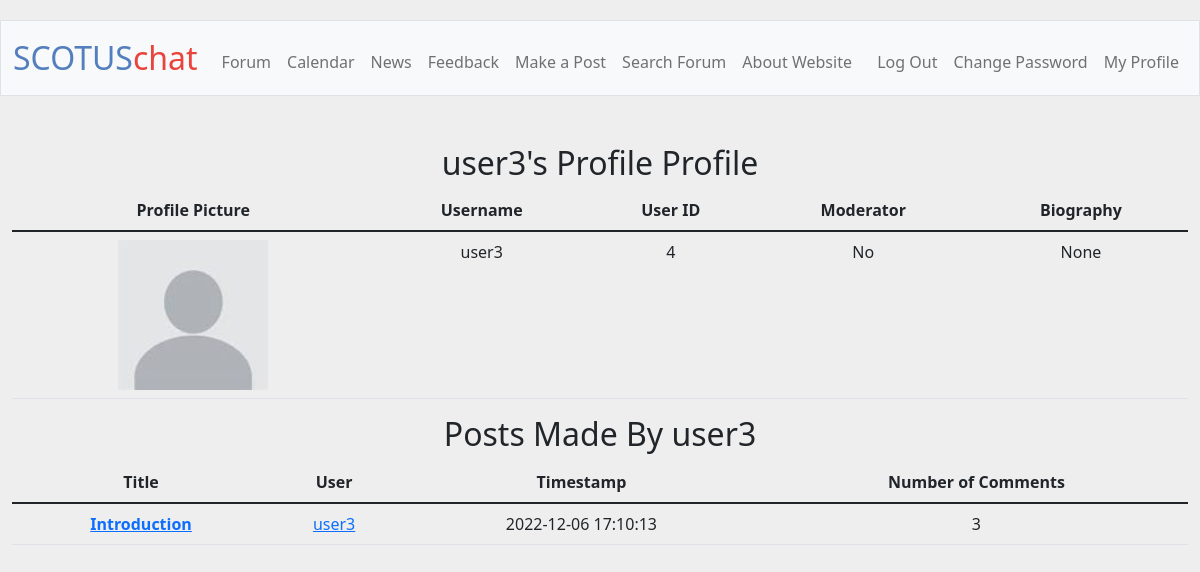
/profile/4 (signed in), run on the app's committed database.
### tables this page shows
CREATE TABLE 'users' ('username' TEXT NOT NULL,'hash' TEXT NOT NULL, 'moderator' BOOLEAN NOT NULL, 'bio' TEXT, 'id' INTEGER PRIMARY KEY NOT NULL , 'pfp' TEXT DEFAULT "static/images/default.jpeg");

CREATE TABLE 'posts' ('user_id' INTEGER NOT NULL, 'title' TEXT NOT NULL, 'message' TEXT NOT NULL, 'timestamp' DATETIME NOT NULL, 'post_id' INTEGER PRIMARY KEY NOT NULL, 'image' TEXT, FOREIGN KEY (user_id) REFERENCES users(id));

### app.py (the view, shortened to what this page needs)
@app.route("/profile/<id>", methods=["GET", "POST"])
@login_required
def profile(id):
    flag = False
    if str(id) == str(session["user_id"]):
        flag = True
    if request.method == "GET":
        user_info = db.execute("SELECT * from users WHERE id = ?", id)
        username = user_info[0]["username"]
        id = user_info[0]["id"]
        moderator = user_info[0]["moderator"]
        bio = user_info[0]["bio"]
        pfp = user_info[0]["pfp"]
        user_posts = []
        posts = db.execute("SELECT * FROM posts WHERE user_id = ?", id)
        for post in posts:
            temp = {}
            temp["title"] = post["title"]
            temp["message"] = post["message"]
            temp["username"] = db.execute("SELECT username FROM users WHERE id = ?", post["user_id"])[0]["username"]
            temp["timestamp"] = post["timestamp"]
            temp["post_id"] = post["post_id"]
            temp["user_id"] = post["user_id"]
            temp["count_comments"] = db.execute("SELECT COUNT(comment_id) FROM comments WHERE post_id = ?", post["post_id"])[0]["COUNT(comment_id)"]
            user_posts.append(temp)
        return render_template("profile.html", username=username, moderator=moderator, bio=bio, id=id, pfp=pfp, user_posts=user_posts, flag=flag)

### app.py (called while the page is built)
@app.after_request
def after_request(response):
    response.headers["Cache-Control"] = "no-cache, no-store, must-revalidate"
    response.headers["Expires"] = 0
    response.headers["Pragma"] = "no-cache"
    return response

### helpers.py (called while the page is built)
def login_required(f):
    @wraps(f)
    def decorated_function(*args, **kwargs):
        if session.get("user_id") is None:
            return redirect("/login")
        return f(*args, **kwargs)
    return decorated_function

### templates/profile.html (shortened to what this page needs)
{% extends "layout.html" %}
{% block main %}
<h2>{% if flag == True %}
    Your Profile
    {% else %}
   {{ username }}'s Profile
    {% endif %} Profile</h2>
<table class="table">
    <thead>
        <tr>
            <th>Profile Picture</th>
            <th>Username</th>
            <th>User ID</th>
            <th>Moderator</th>
            <th>Biography</th>
        </tr>
    </thead>
    <tbody>
        <tr>
            <td><img src="../{{ pfp }}" alt="{{ username }}'s profile picture" width="150" height="150"></td>
            <td>{{ username }}</b></a></td>
            <td>{{ id }}</td>
            {% if moderator == True %}
            <td>Yes</td>
            {% else %}
            <td>No</td>
            {% endif %}
            <td>{{ bio }}</td>
        </tr>
    </tbody>
</table>
<h2>{% if flag == True %}
    Posts Made By You
    {% else %}
    Posts Made By {{ username }}
    {% endif %}</h2>
<table class="table">
    <thead>
        <tr>
            <th>Title</th>
            <th>User</th>
            <th>Timestamp</th>
            <th>Number of Comments</th>
        </tr>
    </thead>
    <tbody>
        {% for post in user_posts %}
        <tr>
            <td><a href="/view/{{ post.post_id }}"><b>{{ post.title }}</b></a></td>
            <td><a href="/profile/{{ post.user_id }}">{{ post.username }}</a></td>
            <td>{{ post.timestamp }}</td>
            <td>{{ post.count_comments }}</td>
        </tr>
        {% endfor %}
    </tbody>
</table>
{% endblock %}

### static/styles.css (style rules this page uses)
body { margin-top:20px; background:#eee; }

### data on the page
users: username "user3", pfp (placeholder picture), username "user3"
posts: title "Introduction", timestamp "2022-12-06 17:10:13"

### other printed values
{{ id }} "4"
{{ bio }} "None"
{{ post.count_comments }} "3"
